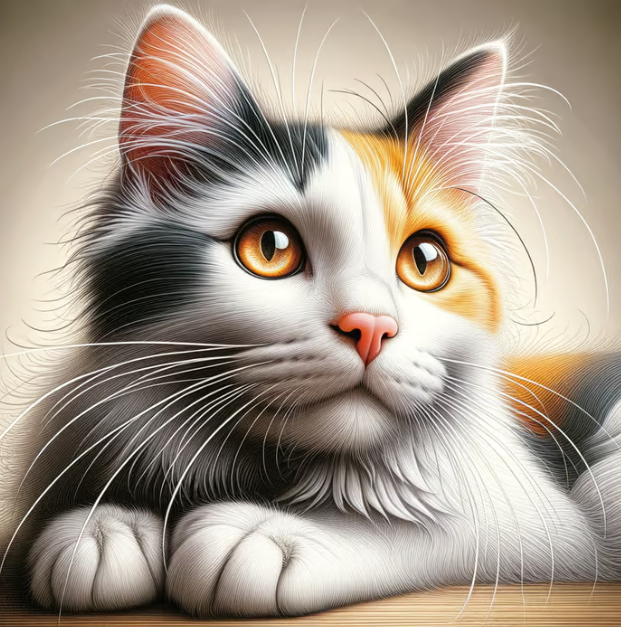
#> input picture image/cat_3.png, 621 x 627 px
$ python basic.py
#> lines starting #> are read from the running program, lines starting #| are printed output that depends on the picture; after the words box and inside, x2 and y2 are one past the last pixel; in counts of white or black regions, pixels touching at a corner belong together
# 5 Essential function


import cv2 as cv
img = cv.imread('image/cat_3.png')
#> img is the input picture: shape (627, 621, 3); mean B, G, R 139.4, 153.7, 166.5

cv.imshow("Cat", img)

# We have displayed that image in a new widnow. And Currently, this is a BGR image, a three channel blue, green and red image
# Now there are ways in open CV to essentially convert those BGR images to grayscale so that only see the intensity distribution
# of pixels rather than color itself.

# Converting image to grayscale
gray = cv.cvtColor(img, cv.COLOR_BGR2GRAY)
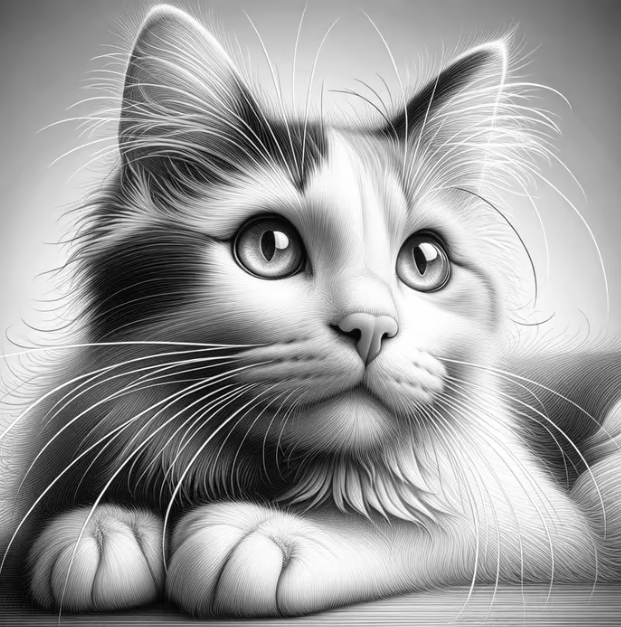
#> gray: shape (627, 621); min 1, max 255, mean 155.9
cv.imshow("Grayscale", gray)

# Blur Image: Now Blurring an image essentially removes some of the noise that exists in an image. For example, in an image, there are may be some extra elements that were there because of bad lighting when the image was taken, or maybe some issues with the camera sensor

# now  we can cv.GaussianBlur(img,(kernel size has to be two odd number),  cv.BORDERDEFAULT)
blur = cv.GaussianBlur(img, (7,7), cv.BORDER_DEFAULT)
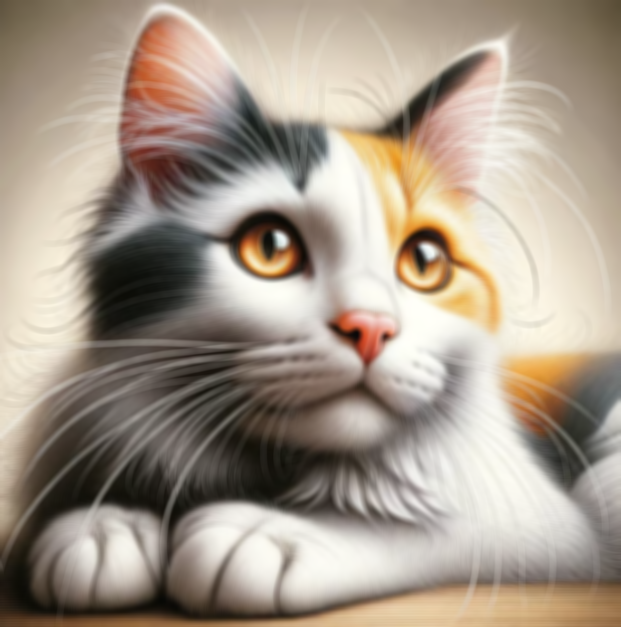
#> blur: shape (627, 621, 3); mean B, G, R 139.4, 153.7, 166.5
cv.imshow("Blur", blur)


# Edge Casecade: It's basically trying to find the edge that are present in the image. Now again, there are many edge casecade that are available. But for now we are going to be using canny edge ditector which is the very pretty famous in the computer vision world. Esentially, it's multi step process that involves a lot of blurring and then involves a lot of grading computations and stuff like that. We are using cv.Canny(img, threshold1, threshold2)

canny = cv.Canny(img, 125,175)
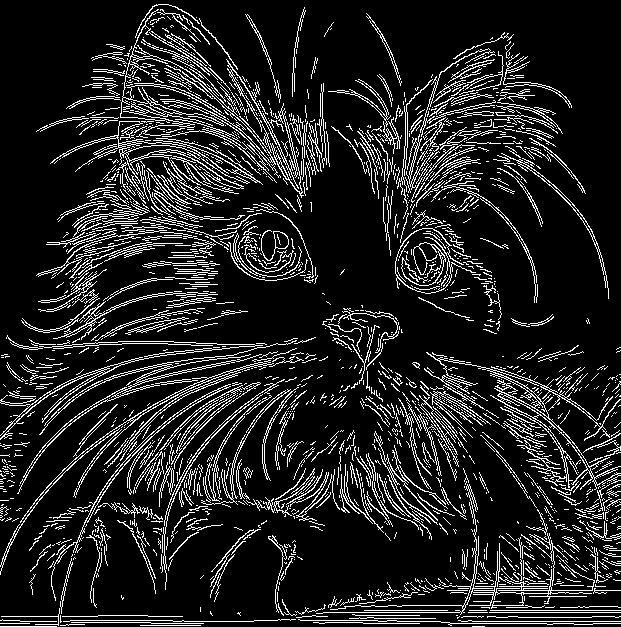
#> canny: shape (627, 621); 13.3% white in thin lines or dots
cv.imshow("Canny", canny)

# we can reduce the edge bluring the image
canny = cv.Canny(blur, 125,175)
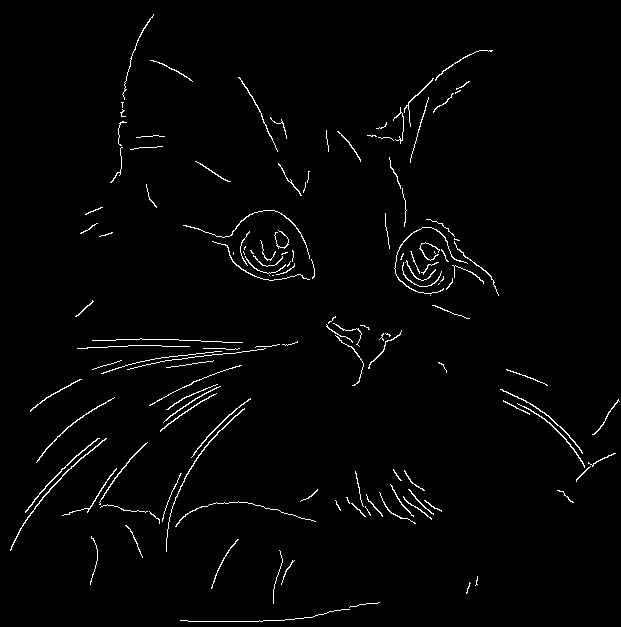
#> canny: shape (627, 621); 1.8% white in thin lines or dots
cv.imshow("Canny2", canny)

# Now next function we're goint to discuss is how dialate image an image using specific strucreing elements. Now the structuring element that we are going use is actually these edges the canny edge that were found, so, we're say dialating the image

# Dilating the image
dialated = cv.dilate(canny, (3,3), iterations=1)
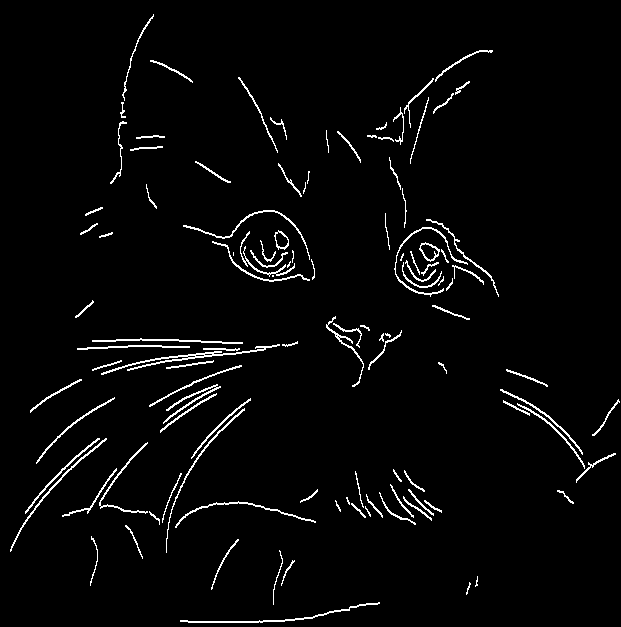
#> dialated: shape (627, 621); 2.9% white in thin lines or dots
cv.imshow("Dialated", dialated)

# Eroding imge to dialing image to get back to casecade image
eroded = cv.erode(canny, (3,3), iterations=1)
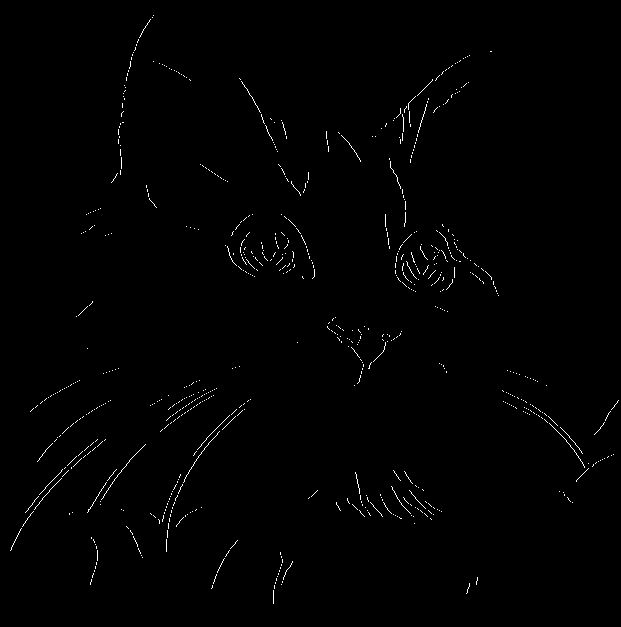
#> eroded: shape (627, 621); 0.72% white in thin lines or dots
cv.imshow("eroded", eroded)

# Resize and crop the image

# Resize
resized = cv.resize(img,(800,800), cv.INTER_CUBIC)

# Now There are is
# By Default, there there is an interpolation that occurs in the background, and that is cv.INTER_AREA
# Now this is the interpolation method that is useful if are shrinking the image to dimension that are smaller than of the original dimensions
# But in some cases, if your are trying to enlarge the image and scale image to much larger dimensions, you will probably use the inter underscore use the the INTER_LINEAR or INTER_CUBIC. cubic slowest among them all. Resulting image is more higer quality than the INTER_AREA or INTER_LINEAR

cv.imshow("Resized", resized)

# Crop image
cropped = img[210:287,234:307]
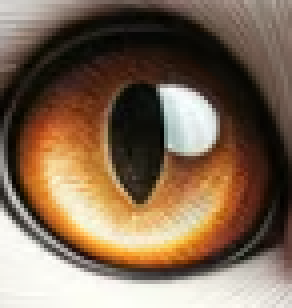
#> cropped: shape (77, 73, 3) (shown 4 times larger); mean B, G, R 84.7, 105.7, 128.1
cv.imshow("Cropped",cropped)

cv.waitKey(0)

$ run again, with image/cat_2.png copied over image/cat_3.png
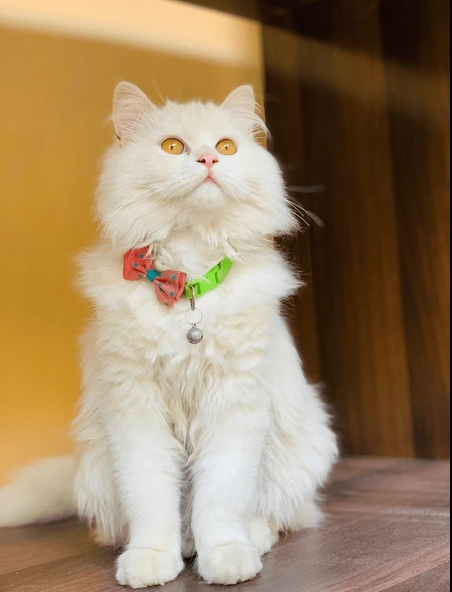
#> input picture image/cat_2.png, 452 x 592 px
#> img is the input picture: shape (592, 452, 3); mean B, G, R 101.1, 132.4, 156.8
#> `canny = cv.Canny(img, 125,175)`:
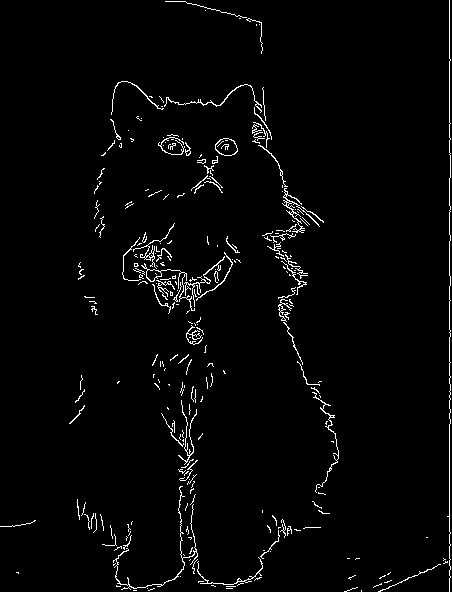
#> canny: shape (592, 452); 2.4% white in thin lines or dots
#> dialated: shape (592, 452); 1% white in thin lines or dots, all inside (x1, y1, x2, y2) = (115, 3, 449, 592)
#> eroded: shape (592, 452); 0.31% white in thin lines or dots, all inside (x1, y1, x2, y2) = (116, 22, 449, 592)
#> `cropped = img[210:287,234:307]`:
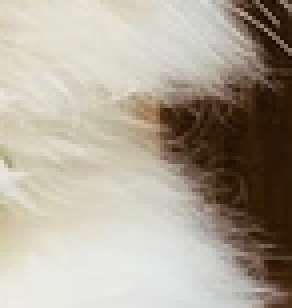
#> cropped: shape (77, 73, 3) (shown 4 times larger); mean B, G, R 152.1, 165.8, 174.6

$ run again, with image/cat_4.jpg saved as image/cat_3.png
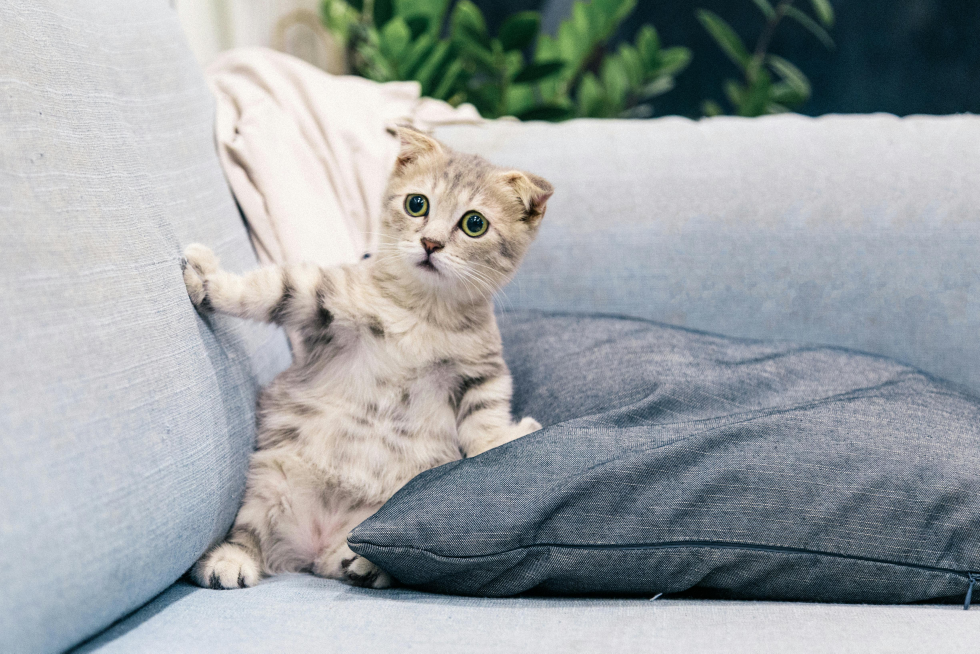
#> input picture image/cat_4.jpg, 4899 x 3266 px (shown at 1/5 size)
#> img is the input picture: shape (3266, 4899, 3); mean B, G, R 163.8, 161.6, 156.2
#> dialated: shape (3266, 4899); 1.3% white in thin lines or dots, all inside (x1, y1, x2, y2) = (849, 966, 4899, 3052)
#> eroded: shape (3266, 4899); 0.37% white in thin lines or dots, all inside (x1, y1, x2, y2) = (850, 971, 4898, 3051)
#> `cropped = img[210:287,234:307]`:
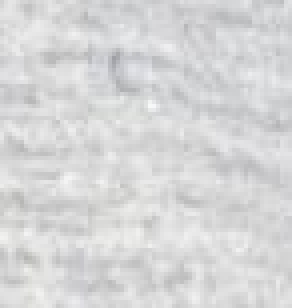
#> cropped: shape (77, 73, 3) (shown 4 times larger); mean B, G, R 215.1, 214.6, 214.3
